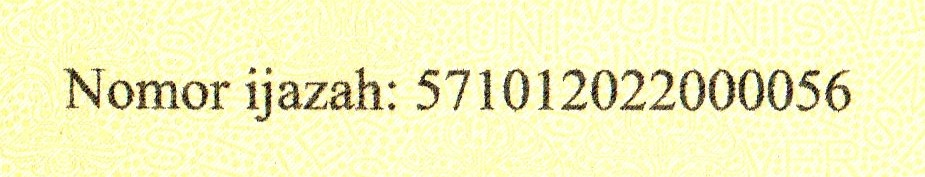
#> input picture gambar_5/01_HighQuality_Enhanced.jpg, 925 x 177 px; its folder holds only this picture in this run
$ python Program_tugas_5.py
#> lines starting #> are read from the running program, lines starting #| are printed output that depends on the picture
#> further down, gambar is the input picture: shape (177, 925, 3); mean B, G, R 191.1, 241.7, 242.4
import os
import re
import cv2
import numpy as np
import pytesseract
import matplotlib.pyplot as plt

# Konfigurasi folder dan Tesseract OCR
BASE_DIR = os.path.dirname(os.path.abspath(__file__))
FOLDER = os.path.join(BASE_DIR, "gambar_5")
FOLDER_HASIL = os.path.join(BASE_DIR, "hasil_tugas_5")
GROUND_TRUTH = "Nomor ijazah: 571012022000056"
EKSTENSI_GAMBAR = ".jpg"

pytesseract.pytesseract.tesseract_cmd = (
    r"C:\Program Files\Tesseract-OCR\tesseract.exe"
)

os.makedirs(FOLDER_HASIL, exist_ok=True)

# Menghitung karakter benar dan akurasi OCR
def edit_distance(a, b):
    baris = list(range(len(b) + 1))

    for i, ca in enumerate(a, 1):
        baru = [i]

        for j, cb in enumerate(b, 1):
            baru.append(min(
                baru[j - 1] + 1,
                baris[j] + 1,
                baris[j - 1] + (ca != cb)
            ))

        baris = baru

    return baris[-1]


def hitung_akurasi(teks):
    teks = re.sub(r"\s+", " ", teks).strip()
    target = GROUND_TRUTH
    jarak = edit_distance(teks, target)
    benar = max(0, len(target) - jarak)
    akurasi = benar / len(target) * 100

    return benar, len(target), akurasi


# Melakukan OCR pada citra
def baca_ocr(citra):
    teks = pytesseract.image_to_string(
        citra, config="--psm 7"
    )
    return re.sub(r"\s+", " ", teks).strip()


# Menerapkan filtering, noise reduction, dan sharpening
def proses_gambar(gambar):
    gray = cv2.cvtColor(gambar, cv2.COLOR_BGR2GRAY)
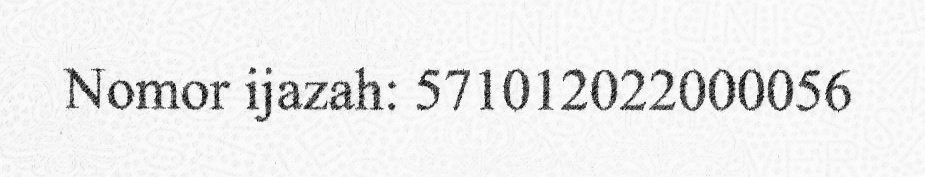
#> gray: shape (177, 925); min 1, max 254, mean 236.2

    mean_filter = cv2.blur(gray, (3, 3))
    median_filter = cv2.medianBlur(gray, 3)
    gaussian_filter = cv2.GaussianBlur(gray, (3, 3), 0)

    kernel = np.array([
        [0, -1, 0],
        [-1, 5, -1],
        [0, -1, 0]
    ])

    sharpening = cv2.filter2D(gray, -1, kernel)
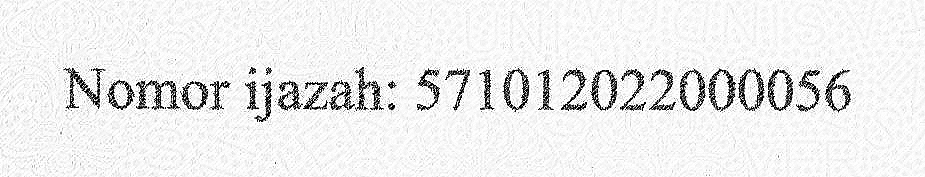
#> sharpening: shape (177, 925); min 0, max 255, mean 235.2

    hasil = [
        ("ORIGINAL", cv2.cvtColor(gambar, cv2.COLOR_BGR2RGB)),
        ("GRAYSCALE", gray),
        ("MEAN FILTER", mean_filter),
        ("MEDIAN FILTER", median_filter),
        ("GAUSSIAN FILTER", gaussian_filter),
        ("SHARPENING", sharpening)
    ]

    return hasil


# Memeriksa folder gambar
if not os.path.isdir(FOLDER):
    raise FileNotFoundError(
        f"Folder gambar tidak ditemukan: {FOLDER}"
    )

daftar_gambar = sorted(
    nama for nama in os.listdir(FOLDER)
    if nama.lower().endswith(EKSTENSI_GAMBAR)
    and os.path.isfile(os.path.join(FOLDER, nama))
)

if not daftar_gambar:
    raise FileNotFoundError(
        f"Tidak ada gambar di folder: {FOLDER}"
    )

# Memproses seluruh gambar dan membandingkan hasil OCR
for nama_file in daftar_gambar:
    print(f"\nMemproses gambar: {nama_file}")

    path = os.path.join(FOLDER, nama_file)
    gambar = cv2.imread(path)

    if gambar is None:
        print(f"Gambar gagal dibaca: {nama_file}")
        continue

    hasil = proses_gambar(gambar)
#> hasil = 6 items

    # Membuat gambar perbandingan enam tampilan
    fig, axes = plt.subplots(2, 3, figsize=(15, 7))
    fig.suptitle(
        f"Filtering, Noise Reduction, dan Sharpening\n{nama_file}",
        fontsize=13,
        fontweight="bold"
    )

    for ax, (judul, citra) in zip(axes.flat, hasil):
        ax.imshow(citra, cmap="gray", vmin=0, vmax=255)
        ax.set_title(judul, fontsize=10, fontweight="bold")
        ax.axis("off")
#> this loop made 6 passes
#> judul on passes 1 to 6: 'ORIGINAL', 'GRAYSCALE', 'MEAN FILTER', 'MEDIAN FILTER', 'GAUSSIAN FILTER', 'SHARPENING'

    plt.tight_layout(rect=[0, 0, 1, 0.92])

    nama_dasar = os.path.splitext(nama_file)[0]
    path_hasil = os.path.join(
        FOLDER_HASIL, f"{nama_dasar}_hasil.png"
    )

    fig.savefig(path_hasil, dpi=150, bbox_inches="tight")
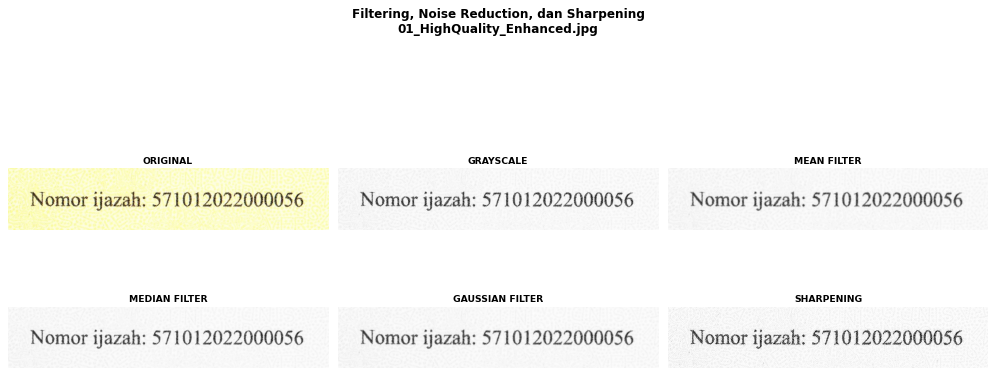
#> figure drawn by matplotlib, 6 panels
    plt.close(fig)

    # Menjalankan OCR pada original dan setiap metode
    metode_ocr = [
        ("Original", hasil[0][1]),
        ("Mean Filter", hasil[2][1]),
        ("Median Filter", hasil[3][1]),
        ("Gaussian Filter", hasil[4][1]),
        ("Sharpening", hasil[5][1])
    ]

    hasil_ocr = []

    for nama_metode, citra in metode_ocr:
#> (the run stopped early here; a loop or call above may not have finished)

$ run again, on gambar_5/07_ColorShift_WarmTint.jpg
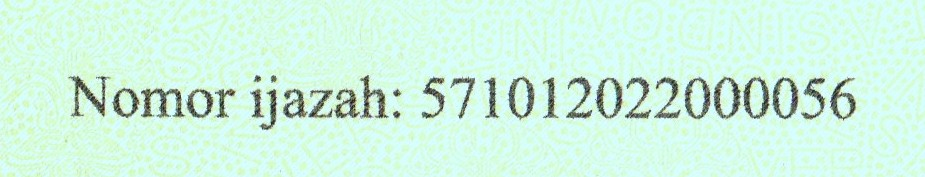
#> input picture gambar_5/07_ColorShift_WarmTint.jpg, 925 x 177 px
#> gambar is the input picture: shape (177, 925, 3); mean B, G, R 225, 243.1, 207.2
#> in proses_gambar, `gray = cv2.cvtColor(gambar, cv2.COLOR_BGR2GRAY)`:
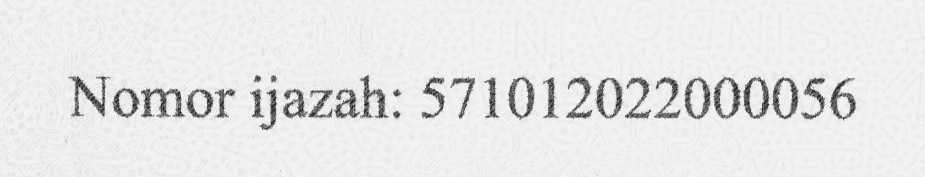
#> gray: shape (177, 925); min 22, max 251, mean 230.3
#> in proses_gambar, `sharpening = cv2.filter2D(gray, -1, kernel)`:
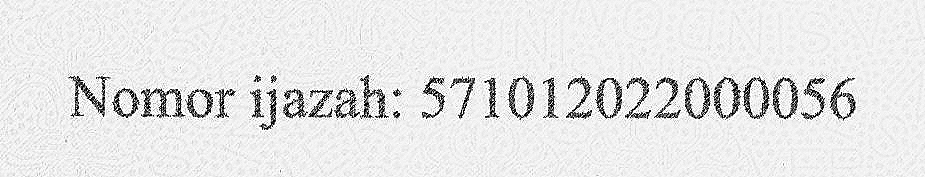
#> sharpening: shape (177, 925); min 0, max 255, mean 229.3
#> hasil = 6 items
#> the loop `for ax, (judul, citra) in zip(axes.flat, hasil):` made 6 passes
#> judul on passes 1 to 6: 'ORIGINAL', 'GRAYSCALE', 'MEAN FILTER', 'MEDIAN FILTER', 'GAUSSIAN FILTER', 'SHARPENING'

$ run again, on gambar_5/08_JPEGCompression_Artifacts.jpg
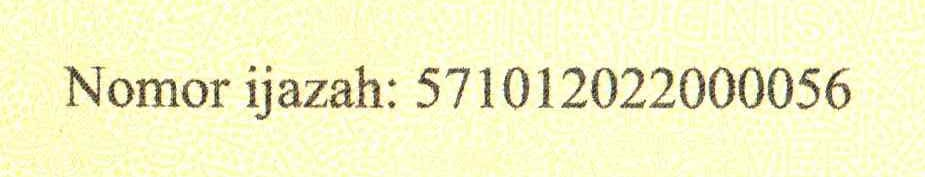
#> input picture gambar_5/08_JPEGCompression_Artifacts.jpg, 925 x 177 px
#> gambar is the input picture: shape (177, 925, 3); mean B, G, R 198.1, 243, 243
#> in proses_gambar, `gray = cv2.cvtColor(gambar, cv2.COLOR_BGR2GRAY)`:
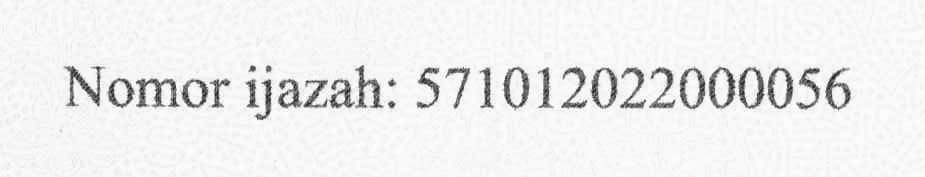
#> gray: shape (177, 925); min 10, max 254, mean 238
#> in proses_gambar, `sharpening = cv2.filter2D(gray, -1, kernel)`:
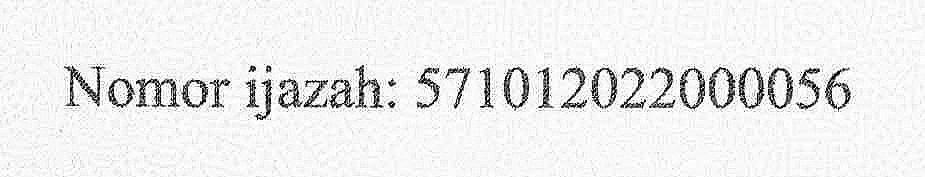
#> sharpening: shape (177, 925); min 0, max 255, mean 236.6
#> hasil = 6 items
#> the loop `for ax, (judul, citra) in zip(axes.flat, hasil):` made 6 passes
#> judul on passes 1 to 6: 'ORIGINAL', 'GRAYSCALE', 'MEAN FILTER', 'MEDIAN FILTER', 'GAUSSIAN FILTER', 'SHARPENING'

$ run again, on gambar_5/02_LowContrast.jpg
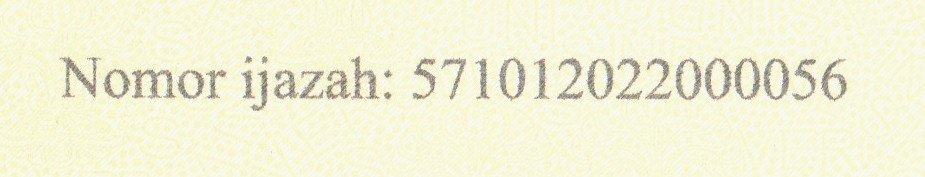
#> input picture gambar_5/02_LowContrast.jpg, 925 x 177 px
#> gambar is the input picture: shape (177, 925, 3); mean B, G, R 214.5, 241.8, 242.6
#> in proses_gambar, `gray = cv2.cvtColor(gambar, cv2.COLOR_BGR2GRAY)`:
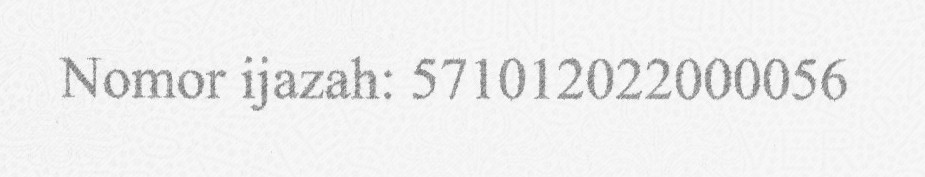
#> gray: shape (177, 925); min 109, max 255, mean 238.9
#> in proses_gambar, `sharpening = cv2.filter2D(gray, -1, kernel)`:
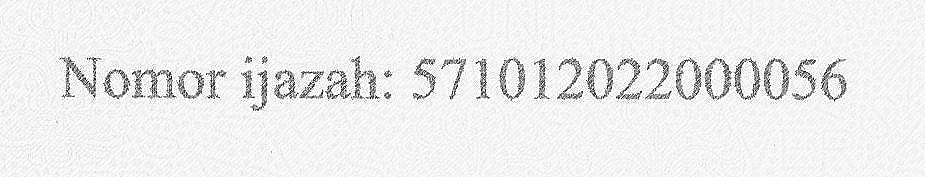
#> sharpening: shape (177, 925); min 0, max 255, mean 237.2
#> hasil = 6 items
#> the loop `for ax, (judul, citra) in zip(axes.flat, hasil):` made 6 passes
#> judul on passes 1 to 6: 'ORIGINAL', 'GRAYSCALE', 'MEAN FILTER', 'MEDIAN FILTER', 'GAUSSIAN FILTER', 'SHARPENING'
